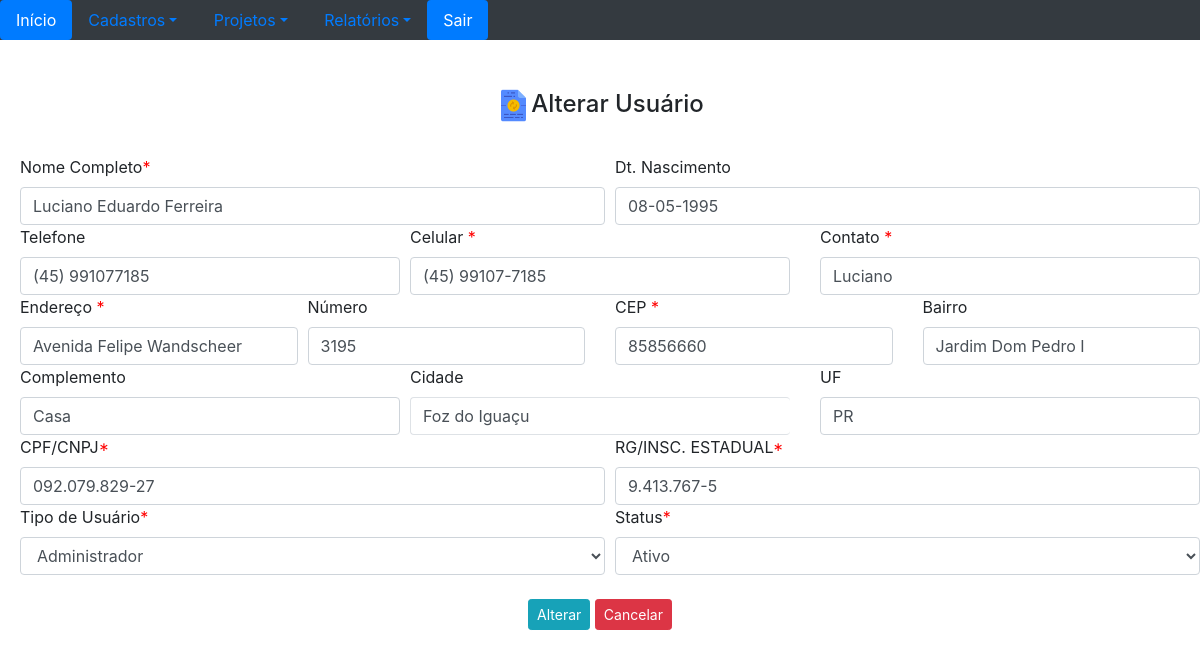
The app's page /visual/frmUsuarios.php?UsrData=5&op=alterar (signed in) with its own data.
### tables this page shows
CREATE TABLE `usuarios_tbl` (
  `id` int(11) NOT NULL,
  `nomeUsuario` varchar(200) NOT NULL,
  `dtNasc` date NOT NULL,
  `telefone` varchar(30) NOT NULL,
  `celular` varchar(30) NOT NULL,
  `contato` varchar(50) NOT NULL,
  `endereco` varchar(200) NOT NULL,
  `numero` varchar(30) NOT NULL,
  `cep` varchar(20) NOT NULL,
  `bairro` varchar(150) NOT NULL,
  `complemento` varchar(150) NOT NULL,
  `cidade` varchar(150) NOT NULL,
  `uf` varchar(3) NOT NULL,
  `cpfcnpj` varchar(30) NOT NULL,
  `rginsest` varchar(30) NOT NULL,
  `usuario` varchar(30) NOT NULL,
  `senha` varchar(50) NOT NULL,
  `tipoUsuario` varchar(20) NOT NULL,
  `status` varchar(20) NOT NULL
);

### visual/frmUsuarios.php (the view, shortened to what this page needs)
<!DOCTYPE html>
<html lang="pt-br">
<head>
<link rel="stylesheet" href="../bootstrap/css/bootstrap.min.css">
<link rel="stylesheet" href="fonts/font-awesome.min.css">
</head>
    <body>
       <?php  include "../core/verifica_session.php";
        $operacao = $_GET['op'];
        if ($operacao == 'alterar') {
            $usuario = $_GET['UsrData'];
            $pdo = Database::connect();
            $pdo->setAttribute(PDO::ATTR_ERRMODE, PDO::ERRMODE_EXCEPTION);
            $sql = "SELECT *  FROM usuarios_tbl WHERE id=?";
            $q = $pdo->prepare($sql);
            $q->execute(array($usuario));
            echo '<h4 class="text-center"><img src="../img/refresh.png" width="35px" height="35px">Alterar Usuário</h4>
            <br/>
            <form name="frmUsuarios" action="../classes/operacoesUsuarios.php" method="post">';
            foreach ($q as $row){
                $dtNasc = date("d-m-Y",strtotime(str_replace('-','/',$row['dtNasc'])));
                echo '<div class="row">
                    <div class="col">
                        <label style="margin-left: 20px;" for="cliente">Nome Completo<font color="red">*</font></label>
                        <input style="margin-left: 20px;" type="text" class="form-control" id="nomeUsuario" name="nomeUsuario" value="'.$row['nomeUsuario'] .'" required>
                    </div>
                    <div class="col">
                        <label for="date">Dt. Nascimento</label>
                        <input type="text" class="form-control" id="date" name="dtNasc" value="'.$dtNasc .'">
                    </div>
                </div>
                <div class="row">
                    <div class="col">
                        <label style="margin-left: 20px;" for="telfixo">Telefone </label>
                        <input style="margin-left: 20px;" type="text" class="form-control" id="telfixo" name="telfixo" value="'.$row['telefone'] .'">
                    </div>
                    <div class="col">
                        <label for="celular">Celular <font color="red">*</font></label>
                        <input type="text" class="form-control" id="celular" name="celular"  value="'.$row['celular'] .'" required>
                    </div>
                    <div class="col">
                        <label for="contato">Contato <font color="red">*</font> </label>
                        <input type="text" class="form-control" id="contato" name="contato" value="'.$row['contato'] .'" required>
                    </div>
                </div>
                <div class="row">
                    <div class="col">
                        <label style="margin-left: 20px;" for="endereco">Endere&ccedil;o <font color="red">*</font></label>
                        <input style="margin-left: 20px;" type="text" class="form-control" id="endereco" name="endereco" value="'.$row['endereco'] .'" required>
                    </div>
                    <div class="col">
                        <label for="numero">N&uacute;mero</label>
                        <input type="text" class="form-control" id="numero" name="numero" value="'.$row['numero'] .'">
                    </div>
                    <div class="col">
                        <label for="cep">CEP <font color="red">*</font></label>
                        <input type="text" class="form-control" id="cep" name="cep" value="'.$row['cep'] .'" required>
                    </div>
                    <div class="col">
                        <label for="bairro">Bairro</label>
                        <input type="text" class="form-control" id="bairro" name="bairro" value="'.$row['bairro'] .'" >
                    </div>
                </div>
                <div class="row">
                    <div class="col">
                        <label style="margin-left: 20px;" for="complemento">Complemento</label>
                        <input style="margin-left: 20px;" type="text" class="form-control" id="complemento" name="complemento" value="'.$row['complemento'] .'">
                    </div>
                    <div class="col">
                        <label for="cidade">Cidade</label>
                        <input name="cidade" class="form-control py-2 border-right-0 border" type="text" id="cidade" value="'.$row['cidade'] .'">
                    </div>
                    <div class="col">
                        <label for="uf">UF</label>
                        <input type="text" class="form-control" id="uf" name="uf" maxlength = "3" value="'.$row['uf'] .'">
                    </div>
                </div>
                <div class="row">
                    <div class="col">
                        <label style="margin-left: 20px;" for="cpfcnpj">CPF/CNPJ<font color="red">*</font></label>
                        <input style="margin-left: 20px;" type="text" class="form-control" id="cpfcnpj" name="cpfcnpj"  value="'.$row['cpfcnpj'] .'" required>
                    </div>
                    <div class="col">
                        <label for="rginsest">RG/INSC. ESTADUAL<font color="red">*</font></label>
                        <input type="text" class="form-control" id="rginsest" name="rginsest" value="'.$row['rginsest'] .'" required>
                    </div>
                </div>
                <div class="row">
                    <div class="col">
                        <label style="margin-left: 20px;" for="tipoUsuario">Tipo de Usuário<font color="red">*</font></label>
                        <select style="margin-left: 20px;" class="form-control" id="tipoUsuario" name="tipoUsuario" required>
                            <option>Administrador</option>
                        </select>
                    </div>
                    <div class="col">
                        <label for="status">Status<font color="red">*</font></label>
                        <select class="form-control" id="status" name="status" required>
                            <option>Ativo</option>
    -                    </select>
                    </div>
                </div>
                <br />
                <div class="container">
                <div class="row">
                    <div class="col text-center">
                    <input type="hidden" id="user" name="usrData" value="'.$usuario.'">
                        <a href="#"><button type="submit" class="btn btn-info btn-sm">Alterar </button></a>
                        <a href="../visual/gridUsuario.php" class="btn btn-danger btn-sm">Cancelar</a>
                    </div>
                </div>
            </form>';
            }
            }
        ?>
    </body>
</html>

### records on screen
usuarios_tbl: nomeUsuario "Luciano Eduardo Ferreira", dtNasc "08-05-1995", telfixo "(45) 991077185", celular "(45) 99107-7185", contato "Luciano", endereco "Avenida Felipe Wandscheer", numero "3195", cep "85856660", bairro "Jardim Dom Pedro I", complemento "Casa", cidade "Foz do Iguaçu", uf "PR", cpfcnpj "092.079.829-27", rginsest "9.413.767-5"
